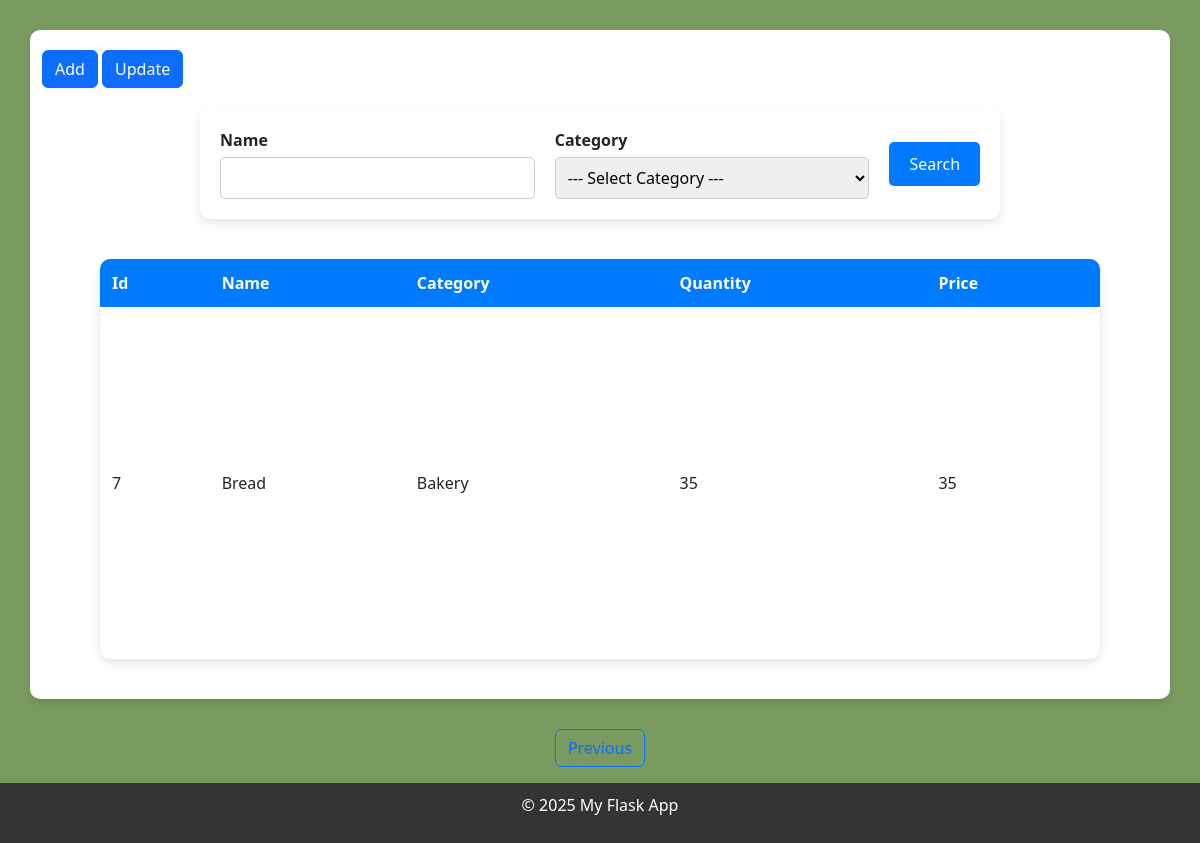
The app's page /food_stock/?page=2, older data.
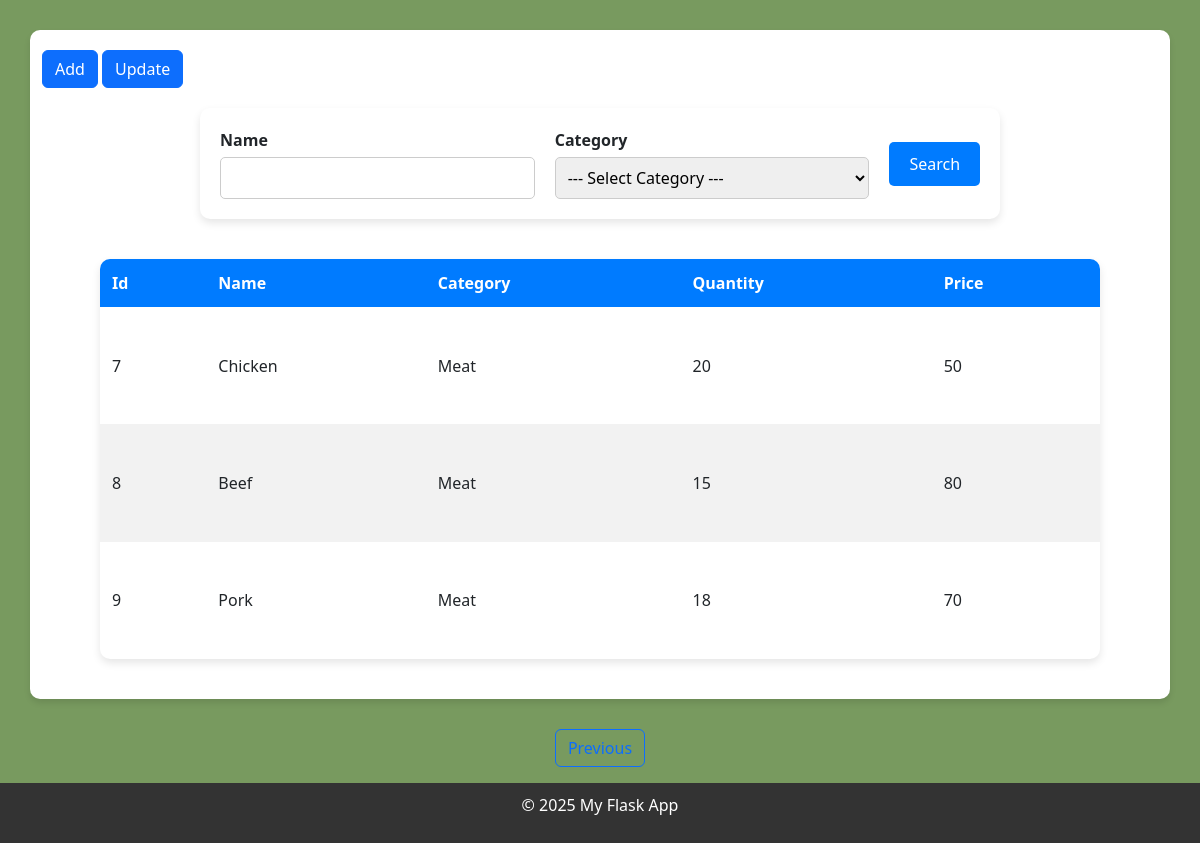
The same page, newer data.
### server_for_restaurant.py (models this page shows)
class Food_stock(db.Model):
    id = db.Column(db.Integer,primary_key=True)
    name = db.Column(db.String(25),nullable=False,unique=True)
    category = db.Column(db.String(25),nullable=False)
    quantity = db.Column(db.Integer,nullable=False)
    price = db.Column(db.Integer,nullable=False)

### server_for_restaurant.py (the view)
@app.route('/food_stock/',methods=['GET','POST'])
def food_list():
    page = request.args.get('page',1,type=int)
    query_name = request.form.get('query_name')
    query_category = request.form.get('query_category')
    query = Food_stock.query
    if query_name:
        query = query.filter(Food_stock.name.ilike(f"%{query_name}%"))
    if query_category and query_category != 'All':
        query = query.filter(Food_stock.category == query_category)
    stock_list_data = query.paginate(page=page, per_page=6, error_out=False)
    context = {
        "stock_list": stock_list_data,
        "query_name": query_name,
        "query_category": query_category
    }
    return render_template('owner_template/food_list.html',**context)

### templates/owner_template/food_list.html (shortened to what this page needs)
{% extends "base_owner.html" %}
{% block content %}
<link href="https://cdn.jsdelivr.net/npm/bootstrap@5.3.5/dist/css/bootstrap.min.css" rel="stylesheet">
<body style="background-color: #789a5f;">
    <div class="container">
        <button type="button" class="btn btn-primary" data-bs-toggle="modal" data-bs-target="#AddModal">
            Add
        </button>
        <button type="button" class="btn btn-primary" data-bs-toggle="modal" data-bs-target="#UpdateModal">
            Update
        </button>
        <div class="display_form">
            <form action="/food_stock/" method="POST" class="form-container">
                <div class="form-group">
                    <label>Name</label>
                    <input type="text" name="query_name">
                </div>
                <div class="form-group">
                    <label>Category</label>
                    <select id="category" name="query_category">
                        <option value="">--- Select Category ---</option>
                    </select>
                </div>
                <button type="submit" class="submit-btn">Search</button>
            </form>
        </div>
        <div class="table_div">
            <table>
                <thead>
                    <tr>
                        <th>Id</th>
                        <th>Name</th>
                        <th>Category</th>
                        <th>Quantity</th>
                        <th>Price</th>
                    </tr>
                </thead>
                <tbody>
                    {% for item in stock_list %}
                    <tr>
                        <td>{{ item.id }}</td>
                        <td>{{ item.name }}</td>
                        <td>{{ item.category }}</td>
                        <td>{{ item.quantity }}</td>
                        <td>{{ item.price }}</td>
                    </tr>
                    {% else %}
                    <tr>
                        <td colspan="7" style="text-align: center; font-weight: bold; color: red;">No Data Found</td>
                    </tr>
                    {% endfor %}
                </tbody>
            </table>
        </div>
    </div>
</body>
</html>
    <div class="d-flex justify-content-center my-3">
      {% if stock_list.has_prev %}
      <a class="btn btn-outline-primary mx-2" href="{{ url_for('food_list', page=stock_list.prev_num) }}">Previous</a>
      {% endif %}
    </div>
{% endblock %}

Row changes from the older to the newer data that the page shows:
changed Food_stock id 7: name "Bread" → "Chicken"; category "Bakery" → "Meat"; quantity "35" → "20"; price "35" → "50"
added Food_stock: id "8", name "Beef", category "Meat", quantity "15", price "80"
added Food_stock: id "9", name "Pork", category "Meat", quantity "18", price "70"
